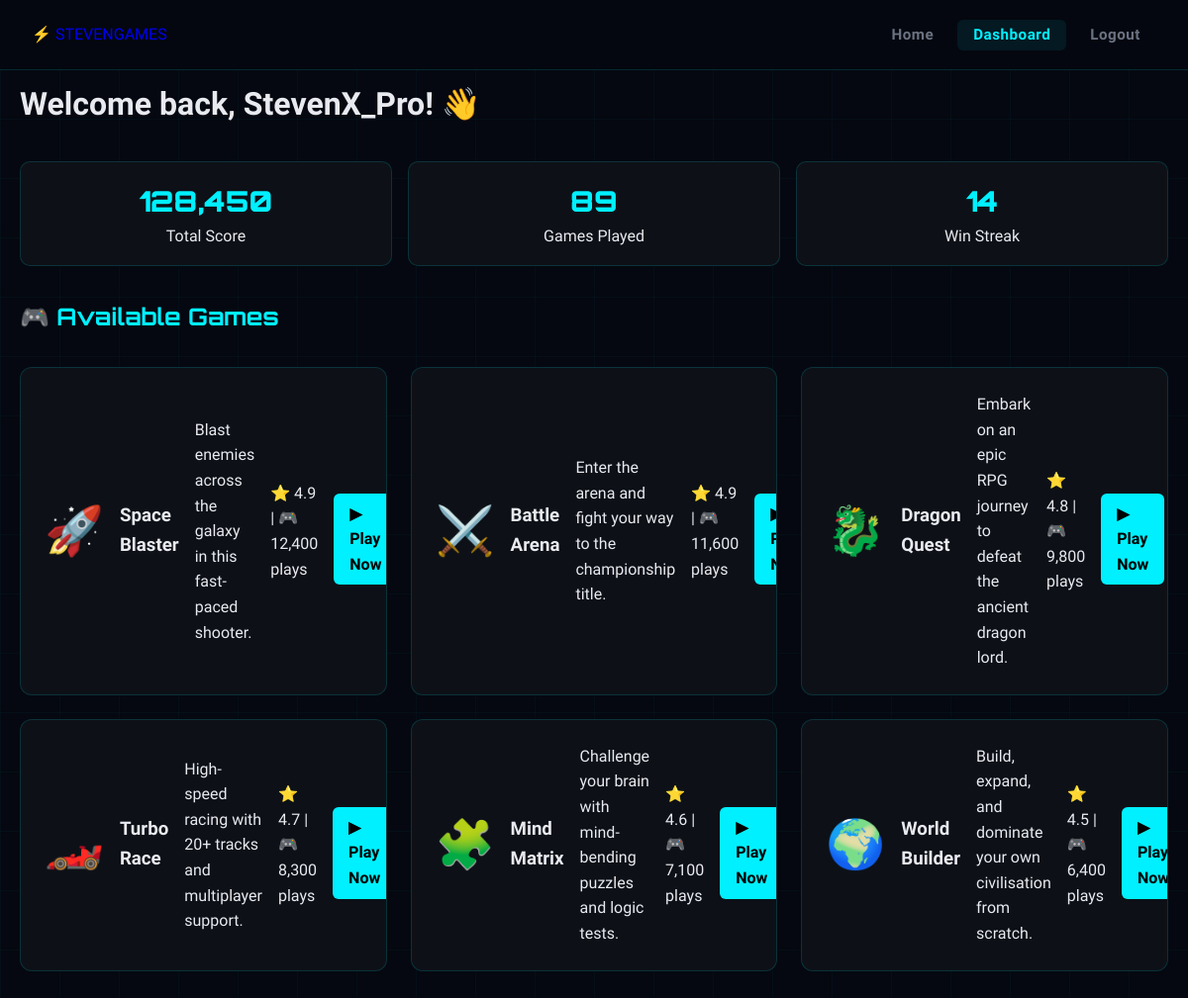
The app's page /dashboard.php (signed in) with its own data.
### tables this page shows
CREATE TABLE `users` (
  `id` int(11) NOT NULL AUTO_INCREMENT,
  `username` varchar(50) NOT NULL,
  `email` varchar(100) NOT NULL,
  `password` varchar(255) NOT NULL,
  `role` enum('user','admin') NOT NULL DEFAULT 'user',
  `status` enum('active','banned') NOT NULL DEFAULT 'active',
  `score` int(11) NOT NULL DEFAULT 0,
  `games_played` int(11) NOT NULL DEFAULT 0,
  `win_streak` int(11) NOT NULL DEFAULT 0,
  `last_login` datetime DEFAULT NULL,
  `created_at` datetime NOT NULL DEFAULT current_timestamp(),
  PRIMARY KEY (`id`),
  UNIQUE KEY `username` (`username`),
  UNIQUE KEY `email` (`email`)
);

CREATE TABLE `games` (
  `id` int(11) NOT NULL AUTO_INCREMENT,
  `title` varchar(100) NOT NULL,
  `genre` varchar(50) NOT NULL,
  `icon` varchar(10) NOT NULL DEFAULT '🎮',
  `description` text DEFAULT NULL,
  `rating` decimal(3,1) NOT NULL DEFAULT 0.0,
  `plays` int(11) NOT NULL DEFAULT 0,
  `status` enum('active','inactive') NOT NULL DEFAULT 'active',
  `created_at` datetime NOT NULL DEFAULT current_timestamp(),
  PRIMARY KEY (`id`)
);

### dashboard.php (the view, shortened to what this page needs)
<?php
$db = getDB();
$username = $_SESSION['username'];
$uid = $_SESSION['user_id'];
$stmt = $db->prepare("SELECT * FROM users WHERE id = ?");
$stmt->bind_param("i", $uid);
$stmt->execute();
$user_row = $stmt->get_result()->fetch_assoc();
$games_result = $db->query("SELECT * FROM games WHERE status = 'active' ORDER BY rating DESC");
function getIconEmoji($icon) {
    $icons = [
        'rocket' => '🚀', 'dragon' => '🐉', 'car' => '🏎️',
        'puzzle' => '🧩', 'sword' => '⚔️', 'world' => '🌍'
    ];
    return $icons[$icon] ?? '🎮';
}
?>
<!DOCTYPE html>
<html lang="en">
<head>
    <link rel="stylesheet" href="css/style.css">
</head>
<body>
<nav class="navbar">
    <div class="nav-inner">
        <a href="index.php" class="logo">⚡ STEVENGAMES</a>
        <ul class="nav-links">
            <li><a href="index.php">Home</a></li>
            <li><a href="dashboard.php" class="active">Dashboard</a></li>
            <li><a href="logout.php">Logout</a></li>
        </ul>
    </div>
</nav>
<div class="dashboard" style="max-width: 1200px; margin: 80px auto; padding: 0 20px;">
    <h1>Welcome back, <?= htmlspecialchars($username) ?>! 👋</h1>
    <div class="dash-stats">
        <div class="dash-stat">
            <div class="value"><?= number_format($user_row['score']) ?></div>
            <div>Total Score</div>
        </div>
        <div class="dash-stat">
            <div class="value"><?= $user_row['games_played'] ?></div>
            <div>Games Played</div>
        </div>
        <div class="dash-stat">
            <div class="value"><?= $user_row['win_streak'] ?></div>
            <div>Win Streak</div>
        </div>
    </div>
    <div class="section-title">🎮 Available Games</div>
    <div class="games-grid">
        <?php while ($game = $games_result->fetch_assoc()):
            $slug = strtolower(str_replace(' ', '-', $game['title']));
        ?>
        <div class="game-card">
            <div style="font-size: 3rem;"><?= getIconEmoji($game['icon']) ?></div>
            <h3><?= htmlspecialchars($game['title']) ?></h3>
            <p><?= htmlspecialchars($game['description']) ?></p>
            <div>⭐ <?= $game['rating'] ?> | 🎮 <?= number_format($game['plays']) ?> plays</div>
            <a href="test_game.php?game=<?= urlencode($slug) ?>" class="play-link">▶ Play Now</a>
        </div>
        <?php endwhile; ?>
    </div>
</div>
</body>
</html>

### css/style.css (style rules this page uses)
:root { --bg-dark: #050810; --bg-card: #0d1117; --bg-nav: rgba(5, 8, 16, 0.95); --accent: #00f0ff; --accent2: #ff3c78; --accent3: #7c3aed; --gold: #ffd700; --text: #e8eaf0; --text-muted: #6b7280; --border: rgba(0, 240, 255, 0.15); --glow: 0 0 20px rgba(0, 240, 255, 0.4); --glow-pink: 0 0 20px rgba(255, 60, 120, 0.4); --card-shadow: 0 8px 32px rgba(0,0,0,0.6); --font-display: 'Orbitron', monospace; --font-body: 'Rajdhani', sans-serif; --radius: 12px; --radius-lg: 20px; }
*, *::before, *::after { box-sizing: border-box; margin: 0; padding: 0; }
html { scroll-behavior: smooth; }
body { font-family: var(--font-body); background: var(--bg-dark); color: var(--text); min-height: 100vh; overflow-x: hidden; font-size: 16px; line-height: 1.6; }
.navbar { position: fixed; top: 0; left: 0; right: 0; z-index: 100; background: var(--bg-nav); border-bottom: 1px solid var(--border); backdrop-filter: blur(20px); }
.nav-inner { max-width: 1200px; margin: 0 auto; display: flex; align-items: center; justify-content: space-between; padding: 0 2rem; height: 70px; }
.logo { display: flex; align-items: center; gap: 10px; text-decoration: none; }
.nav-links { display: flex; align-items: center; gap: 0.5rem; list-style: none; }
.nav-links a { font-family: var(--font-body); font-weight: 600; font-size: 0.95rem; color: var(--text-muted); text-decoration: none; padding: 0.4rem 1rem; border-radius: 6px; transition: all 0.25s; letter-spacing: 0.5px; }
.nav-links a:hover, .nav-links a.active { color: var(--accent); background: rgba(0,240,255,0.08); }
.games-grid { display: grid; grid-template-columns: repeat(auto-fill, minmax(300px, 1fr)); gap: 1.5rem; }
.game-card { background: var(--bg-card); border: 1px solid var(--border); border-radius: var(--radius-lg); padding: 1.5rem; display: flex; align-items: center; gap: 1rem; transition: all 0.3s; position: relative; overflow: hidden; }
.game-card::before { content: ''; position: absolute; inset: 0; background: linear-gradient(135deg, rgba(0,240,255,0.03), transparent); opacity: 0; transition: opacity 0.3s; }
.dashboard { padding: 100px 2rem 4rem; max-width: 1200px; margin: 0 auto; position: relative; z-index: 1; }
.dash-stats { display: grid; grid-template-columns: repeat(auto-fill, minmax(200px, 1fr)); gap: 1.25rem; margin-bottom: 2.5rem; }
.dash-stat { background: var(--bg-card); border: 1px solid var(--border); border-radius: var(--radius-lg); padding: 1.5rem; transition: all 0.3s; }
.dash-stat .value { font-family: var(--font-display); font-size: 1.8rem; font-weight: 900; color: var(--accent); }
.section-title { font-family: var(--font-display); font-size: 1.1rem; font-weight: 700; margin-bottom: 1rem; display: flex; align-items: center; gap: 8px; }

### dashboard.php (style rules this page uses)
.games-grid { display: grid; grid-template-columns: repeat(auto-fill, minmax(280px, 1fr)); gap: 1.5rem; margin: 2rem 0; }
.game-card { background: var(--bg-card); border: 1px solid var(--border); border-radius: 12px; padding: 1.5rem; transition: all 0.3s; }
.play-link { display: inline-block; margin-top: 1rem; padding: 0.5rem 1rem; background: var(--accent); color: #000; text-decoration: none; border-radius: 6px; font-weight: bold; }
.section-title { font-size: 1.5rem; margin: 2rem 0 1rem; color: var(--accent); }
.dash-stats { display: grid; grid-template-columns: repeat(auto-fit, minmax(200px, 1fr)); gap: 1rem; margin: 2rem 0; }
.dash-stat { background: var(--bg-card); padding: 1rem; text-align: center; border-radius: 10px; }
.value { font-size: 2rem; font-weight: bold; color: var(--accent); }

### records on screen
users: score "128,450", games_played "89", win_streak "14"
games: icon "🚀", title "Space Blaster", description "Blast enemies across the galaxy in this fast-paced shooter.", rating "4.9", plays "12,400"
games: icon "⚔️", title "Battle Arena", description "Enter the arena and fight your way to the championship title.", rating "4.9", plays "11,600"
games: icon "🐉", title "Dragon Quest", description "Embark on an epic RPG journey to defeat the ancient dragon lord.", rating "4.8", plays "9,800"
games: icon "🏎️", title "Turbo Race", description "High-speed racing with 20+ tracks and multiplayer support.", rating "4.7", plays "8,300"
games: icon "🧩", title "Mind Matrix", description "Challenge your brain with mind-bending puzzles and logic tests.", rating "4.6", plays "7,100"
games: icon "🌍", title "World Builder", description "Build, expand, and dominate your own civilisation from scratch.", rating "4.5", plays "6,400"

### other values on screen
$username "StevenX_Pro"
